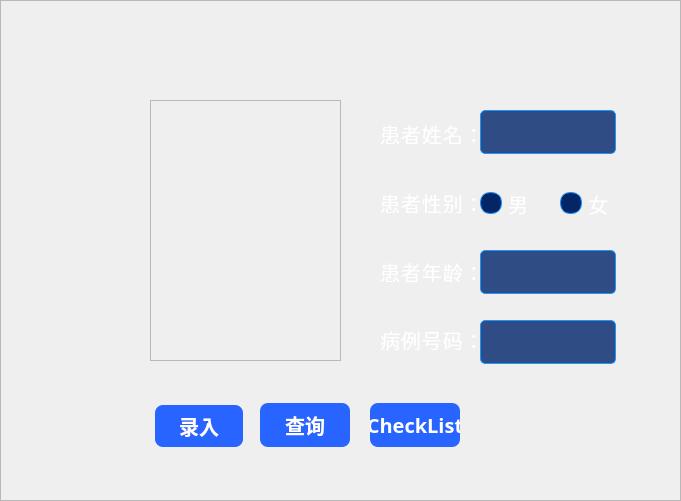
   <widget class="QFrame" name="frame_4">
    <property name="geometry">
     <rect>
      <x>410</x>
      <y>90</y>
      <width>681</width>
      <height>501</height>
     </rect>
    </property>
    <property name="styleSheet">
     <string notr="true">Q{background-image: url(:/多功能智能查房系统/编组 12 - 副本.png);}
QLabel {
    width: 87px;
    height: 28px;
    font-weight: 400;
    font-size: 20px;
    color: #FFFFFF;
    line-height: 28px;
    letter-spacing: 1px;
    text-align: left;
}
QLineEdit {
    width: 136px;
    height: 44px;
    background: #FFFFFF;
    border-radius: 8px;
font-weight: 400;
font-size: 24px;
color: white;
line-height: 28px;
letter-spacing: 1px;
text-align: left;
font-style: normal;
}


QLineEdit {
    width: 300px;
    height: 40px;
    background-color: rgba(0, 35, 105, 0.8);
    box-shadow: 0px 2px 4px 0px rgba(79, 151, 214, 0.33);
    border: 1px solid rgba(27, 149, 255, 1);
    border-radius: 5px;
    padding-left: 10px;
    padding-right: 10px;
    color: rgba(255, 255, 255, 1); /* 输入文本颜色 */
    font-size: 20px;
}

QLineEdit:hover {
    border: 2px solid rgba(79, 151, 214, 1); /* 鼠标悬停时的边框颜色 */
    box-shadow: 0px 4px 8px 0px rgba(79, 151, 214, 0.5); /* 鼠标悬停时的阴影效果 */
}

QLineEdit:focus {
    border: 3px solid rgba(27, 149, 255, 1); /* 获得焦点时的边框颜色 */
    box-shadow: 0px 4px 8px 0px rgba(27, 149, 255, 0.5); /* 获得焦点时的阴影效果 */
    background-color: rgba(0, 35, 105, 1); /* 聚焦时背景变为不透明 */
}

QLineEdit:disabled {
    background-color: rgba(0, 35, 105, 0.3); /* 禁用时的背景颜色 */
    border: 1px solid rgba(27, 149, 255, 0.3); /* 禁用时的边框颜色 */
    color: rgba(152, 207, 255, 0.5); /* 禁用时的文本颜色 */
}

QLineEdit:focus:!hover {
    background-color: rgba(0, 35, 105, 0.9); /* 聚焦时没有悬停时背景色 */
}

QLineEdit:invalid {
    border: 1px solid rgba(255, 0, 0, 1); /* 输入无效时的边框颜色 */
    box-shadow: 0px 4px 8px 0px rgba(255, 0, 0, 0.5); /* 输入无效时的阴影效果 */
}


QRadioButton {
    font-size: 20px;
    text-align: left;
    color: rgba(255, 255, 255, 1);
    background: transparent; /* 去掉文字后的背景 */
}

QRadioButton::indicator {
    width: 20px;
    height: 20px;
    border-radius: 10px; /* 圆形 */
    border: 1px solid rgba(27, 149, 255, 1); /* 按钮内部边框颜色 */
    background-color: rgba(5, 38, 101, 1); /* 未点击时的内部颜色 */
}

QRadioButton::indicator:hover {
    border: 2px solid rgba(79, 151, 214, 1); /* 鼠标悬停时的边框颜色 */
    background-color: rgba(0, 35, 105, 0.8); /* 鼠标悬停时的内部颜色 */
}

QRadioButton::indicator:checked {
    border: 2px solid rgba(27, 149, 255, 1); /* 点击后边框颜色 */
    background: qradialgradient(cx: 0.5, cy: 0.5, radius: 0.5,
                                fx: 0.5, fy: 0.5,
                                stop: 0 rgba(27, 149, 255, 1),
                                stop: 0.5 rgba(27, 149, 255, 1),
                                stop: 0.51 rgba(5, 38, 101, 1),
                                stop: 1 rgba(5, 38, 101, 1)); /* 填充一半效果 */
}

QRadioButton::indicator:checked:hover {
    border: 2px solid rgba(79, 151, 214, 1); /* 点击后且悬停时的边框颜色 */
    background: qradialgradient(cx: 0.5, cy: 0.5, radius: 0.5,
                                fx: 0.5, fy: 0.5,
                                stop: 0 rgba(79, 151, 214, 1),
                                stop: 0.5 rgba(79, 151, 214, 1),
                                stop: 0.51 rgba(5, 38, 101, 1),
                                stop: 1 rgba(5, 38, 101, 1)); /* 点击后且悬停时填充效果 */
}

QRadioButton:pressed::indicator {
    background-color: rgba(27, 149, 255, 0.5); /* 按下时的内部颜色 */
    border: 2px solid rgba(27, 149, 255, 0.8); /* 按下时的边框颜色 */
}

QRadioButton:disabled {
    color: rgba(255, 255, 255, 1); /* 禁用时的文本颜色 */
}

QRadioButton:disabled::indicator {
    border: 2px solid rgba(27, 149, 255, 0.3); /* 禁用时的边框颜色 */
    background-color: rgba(5, 38, 101, 0.3); /* 禁用时的内部颜色 */
}

</string>
    </property>
    <property name="frameShape">
     <enum>QFrame::Shape::StyledPanel</enum>
    </property>
    <property name="frameShadow">
     <enum>QFrame::Shadow::Raised</enum>
    </property>
    <widget class="QFrame" name="frame_8">
     <property name="geometry">
      <rect>
       <x>150</x>
       <y>100</y>
       <width>191</width>
       <height>261</height>
      </rect>
     </property>
     <property name="styleSheet">
      <string notr="true">border-image: url(:多功能智能查房系统/头像.png);</string>
     </property>
     <property name="frameShape">
      <enum>QFrame::Shape::StyledPanel</enum>
     </property>
     <property name="frameShadow">
      <enum>QFrame::Shadow::Raised</enum>
     </property>
    </widget>
    <widget class="QLineEdit" name="lineEdit_name">
     <property name="geometry">
      <rect>
       <x>480</x>
       <y>110</y>
       <width>136</width>
       <height>44</height>
      </rect>
     </property>
     <property name="minimumSize">
      <size>
       <width>1</width>
       <height>1</height>
      </size>
     </property>
    </widget>
    <widget class="QLineEdit" name="lineEdit_age">
     <property name="geometry">
      <rect>
       <x>480</x>
       <y>250</y>
       <width>136</width>
       <height>44</height>
      </rect>
     </property>
     <property name="minimumSize">
      <size>
       <width>1</width>
       <height>1</height>
      </size>
     </property>
    </widget>
    <widget class="QLineEdit" name="lineEdit_id">
     <property name="geometry">
      <rect>
       <x>480</x>
       <y>320</y>
       <width>136</width>
       <height>44</height>
      </rect>
     </property>
     <property name="minimumSize">
      <size>
       <width>1</width>
       <height>1</height>
      </size>
     </property>
    </widget>
    <widget class="QRadioButton" name="radioButton">
     <property name="geometry">
      <rect>
       <x>480</x>
       <y>178</y>
       <width>61</width>
       <height>51</height>
      </rect>
     </property>
     <property name="styleSheet">
      <string notr="true">    background: transparent; /* 去掉文字后的背景 */
    border: none; /* 取消外部边框 */
    outline: none; /* 去除外部轮廓 */</string>
     </property>
     <property name="text">
      <string>男</string>
     </property>
    </widget>
    <widget class="QRadioButton" name="radioButton_2">
     <property name="geometry">
      <rect>
       <x>560</x>
       <y>178</y>
       <width>61</width>
       <height>51</height>
      </rect>
     </property>
     <property name="styleSheet">
      <string notr="true">    background: transparent; /* 去掉文字后的背景 */
    border: none; /* 取消外部边框 */
    outline: none; /* 去除外部轮廓 */</string>
     </property>
     <property name="text">
      <string>女</string>
     </property>
    </widget>
    <widget class="QLabel" name="label">
     <property name="geometry">
      <rect>
       <x>380</x>
       <y>124</y>
       <width>100</width>
       <height>20</height>
      </rect>
     </property>
     <property name="text">
      <string>患者姓名：</string>
     </property>
    </widget>
    <widget class="QLabel" name="label_2">
     <property name="geometry">
      <rect>
       <x>380</x>
       <y>193</y>
       <width>100</width>
       <height>20</height>
      </rect>
     </property>
     <property name="text">
      <string>患者性别：</string>
     </property>
    </widget>
    <widget class="QLabel" name="label_4">
     <property name="geometry">
      <rect>
       <x>380</x>
       <y>330</y>
       <width>100</width>
       <height>20</height>
      </rect>
     </property>
     <property name="text">
      <string>病例号码：</string>
     </property>
    </widget>
    <widget class="QLabel" name="label_3">
     <property name="geometry">
      <rect>
       <x>380</x>
       <y>262</y>
       <width>100</width>
       <height>20</height>
      </rect>
     </property>
     <property name="text">
      <string>患者年龄：</string>
     </property>
    </widget>
    <widget class="QPushButton" name="pushButton_luru">
     <property name="enabled">
      <bool>true</bool>
     </property>
     <property name="geometry">
      <rect>
       <x>153</x>
       <y>403</y>
       <width>90</width>
       <height>44</height>
      </rect>
     </property>
     <property name="minimumSize">
      <size>
       <width>80</width>
       <height>40</height>
      </size>
     </property>
     <property name="styleSheet">
      <string notr="true">QPushButton {
    width: 90px;
    height: 44px;
    background: #2864FF;
    border-radius: 8px;
}

QPushButton {
    font-family: PingFangSC, PingFang SC;
    font-weight: 500;
    font-size: 20px;
    color: #FFFFFF;
    line-height: 28px;
    text-align: center;
    font-style: normal;
}
QPushButton:hover:indicator {
margin: 1px 0 0 1px; /* 向左下角移动1像素 */
}
QPushButton:pressed:indicator {
margin: 2px 0 0 2px; /* 向左下角移动2像素 */
}</string>
     </property>
     <property name="text">
      <string>录入</string>
     </property>
    </widget>
    <widget class="QPushButton" name="pushButton_chaxun">
     <property name="geometry">
      <rect>
       <x>260</x>
       <y>403</y>
       <width>90</width>
       <height>44</height>
      </rect>
     </property>
     <property name="minimumSize">
      <size>
       <width>80</width>
       <height>40</height>
      </size>
     </property>
     <property name="styleSheet">
      <string notr="true">QPushButton {
    width: 90px;
    height: 44px;
    background: #2864FF;
    border-radius: 8px;
}

QPushButton {
    font-family: PingFangSC, PingFang SC;
    font-weight: 500;
    font-size: 20px;
    color: #FFFFFF;
    line-height: 28px;
    text-align: center;
    font-style: normal;
}
QPushButton:hover {
margin: 1px 0 0 1px; /* 向左下角移动1像素 */
}
QPushButton:pressed {
margin: 2px 0 0 2px; /* 向左下角移动2像素 */
}</string>
     </property>
     <property name="text">
      <string>查询</string>
     </property>
    </widget>
    <widget class="QPushButton" name="pushButton_CheckList">
     <property name="geometry">
      <rect>
       <x>370</x>
       <y>403</y>
       <width>90</width>
       <height>44</height>
      </rect>
     </property>
     <property name="minimumSize">
      <size>
       <width>80</width>
       <height>40</height>
      </size>
     </property>
     <property name="styleSheet">
      <string notr="true">QPushButton {
    width: 90px;
    height: 44px;
    background: #2864FF;
    border-radius: 8px;
}

QPushButton {
    font-family: PingFangSC, PingFang SC;
    font-weight: 500;
    font-size: 20px;
    color: #FFFFFF;
    line-height: 28px;
    text-align: center;
    font-style: normal;
}
QPushButton:hover {
margin: 1px 0 0 1px; /* 向左下角移动1像素 */
}
QPushButton:pressed {
margin: 2px 0 0 2px; /* 向左下角移动2像素 */
}</string>
     </property>
     <property name="text">
      <string>CheckList</string>
     </property>
    </widget>
    <zorder>frame_8</zorder>
    <zorder>pushButton_luru</zorder>
    <zorder>pushButton_chaxun</zorder>
    <zorder>radioButton</zorder>
    <zorder>radioButton_2</zorder>
    <zorder>lineEdit_name</zorder>
    <zorder>lineEdit_age</zorder>
    <zorder>lineEdit_id</zorder>
    <zorder>label_4</zorder>
    <zorder>label_3</zorder>
    <zorder>label</zorder>
    <zorder>label_2</zorder>
    <zorder>pushButton_CheckList</zorder>
   </widget>
